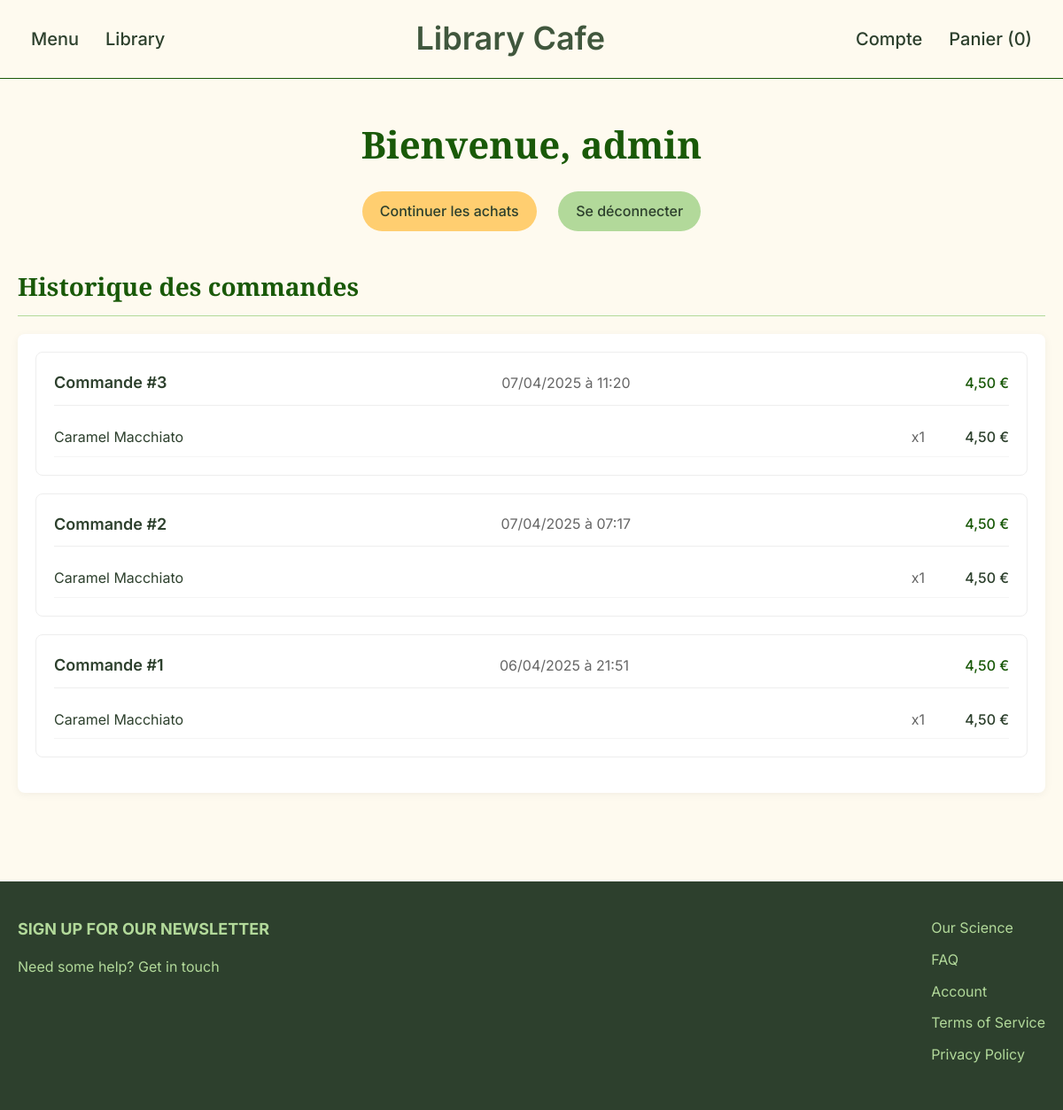
Page /profil.php (signed in) on the committed database.
### tables this page shows
CREATE TABLE `commandes` (
  `id` int(11) NOT NULL,
  `total` decimal(10,2) NOT NULL,
  `utilisateur_id` int(11) NOT NULL,
  `date_commande` timestamp NOT NULL DEFAULT current_timestamp()
);

CREATE TABLE `commande_item` (
  `id` int(11) NOT NULL,
  `commande_id` int(11) NOT NULL,
  `produit_id` int(11) NOT NULL,
  `quantite` int(11) NOT NULL,
  `prix` decimal(10,2) NOT NULL
);

CREATE TABLE `produits` (
  `id` int(11) NOT NULL,
  `nom` varchar(100) NOT NULL,
  `description` text DEFAULT NULL,
  `prix` decimal(5,2) NOT NULL,
  `stock` int(11) DEFAULT 100,
  `statut` varchar(50) DEFAULT 'Disponible',
  `image` varchar(255) DEFAULT NULL,
  `categorie_id` int(11) DEFAULT NULL,
  `categorie` varchar(50) DEFAULT NULL,
  `auteur` varchar(100) DEFAULT NULL,
  `annee` int(11) DEFAULT NULL,
  `type` varchar(20) DEFAULT 'Boisson',
  `fournisseur_id` int(11) DEFAULT NULL
);

### profil.php (the view, shortened to what this page needs)
<?php
require_once 'bdd.php';
$userName = $_SESSION['nom'];
$userId = $_SESSION['user_id'];
$stmt = $pdo->prepare("SELECT * FROM commandes WHERE utilisateur_id = ? ORDER BY date_commande DESC");
$stmt->execute([$userId]);
$commandes = $stmt->fetchAll();
?>
<!DOCTYPE html>
<html lang="fr">
<head>
</head>
<body>
    <header>
        <div class="header-container">
            <nav class="left-nav">
                <ul>
                    <li><a href="menu.php">Menu</a></li>
                    <li><a href="library.php">Library</a></li>
                </ul>
            </nav>
            <a href="Accueil.php" class="logo">Library Cafe</a>
            <nav class="right-nav">
                <ul>
                    <li><a href="profil.php">Compte</a></li>
                    <li><a href="panier.php">Panier (<?= isset($_SESSION['panier']) ? count($_SESSION['panier']) : 0 ?>)</a></li>
                </ul>
            </nav>
        </div>
    </header>
    <main>
        <div class="container">
            <div class="profile-header">
                <h2>Bienvenue, <?= htmlspecialchars($userName) ?></h2>
                <div class="profile-actions">
                    <a href="Accueil.php" class="btn">Continuer les achats</a>
                    <a href="logout.php" class="btn btn-secondary">Se déconnecter</a>
                </div>
            </div>
            <h3 class="section-title">Historique des commandes</h3>
            <div class="orders-container">
                <?php if ($commandes): ?>
                    <?php foreach ($commandes as $commande): ?>
                        <div class="order-card">
                            <div class="order-header">
                                <div class="order-id">Commande #<?= $commande['id'] ?></div>
                                <div class="order-date"><?= date('d/m/Y à H:i', strtotime($commande['date_commande'])) ?></div>
                                <div class="order-total"><?= number_format($commande['total'], 2, ',', ' ') ?> €</div>
                            </div>
                            <?php
                            $stmtItems = $pdo->prepare("
                                SELECT p.nom, ci.quantite, ci.prix
                                FROM commande_item ci
                                JOIN produits p ON ci.produit_id = p.id
                                WHERE ci.commande_id = ?
                            ");
                            $stmtItems->execute([$commande['id']]);
                            $items = $stmtItems->fetchAll();
                            ?>
                            <ul class="order-items">
                                <?php foreach ($items as $item): ?>
                                    <li class="order-item">
                                        <span class="item-name"><?= htmlspecialchars($item['nom']) ?></span>
                                        <span class="item-quantity">x<?= $item['quantite'] ?></span>
                                        <span class="item-price"><?= number_format($item['prix'], 2, ',', ' ') ?> €</span>
                                    </li>
                                <?php endforeach; ?>
                            </ul>
                        </div>
                    <?php endforeach; ?>
                <?php else: ?>
                    <div class="no-orders">
                        <p>Vous n'avez pas encore passé de commande.</p>
                    </div>
                <?php endif; ?>
            </div>
        </div>
    </main>
    <footer>
        <div class="footer-container">
            <div class="footer-links">
                <h3>SIGN UP FOR OUR NEWSLETTER</h3>
                <p>Need some help? Get in touch</p>
            </div>
            <div class="footer-links">
                <ul>
                    <li><a href="#">Our Science</a></li>
                    <li><a href="#">FAQ</a></li>
                    <li><a href="#">Account</a></li>
                    <li><a href="#">Terms of Service</a></li>
                    <li><a href="#">Privacy Policy</a></li>
                </ul>
            </div>
        </div>
    </footer>
</body>
</html>

### profil.php (style rules this page uses)
* { margin: 0; padding: 0; box-sizing: border-box; }
body { font-family: 'Inter', sans-serif; background-color: #FEFAEF; color: #2D402D; line-height: 1.6; }
.container { max-width: 1280px; margin: 0 auto; padding: 0 20px; }
header { background-color: #FEFAEF; border-bottom: 1px solid #195908; padding: 15px 0; }
.header-container { display: flex; justify-content: space-between; align-items: center; max-width: 1280px; margin: 0 auto; padding: 0 20px; }
.logo { font-family: 'Inter', sans-serif; font-size: 36px; font-weight: 600; color: #40573D; text-decoration: none; }
nav ul { display: flex; list-style: none; }
nav li { margin: 0 15px; }
nav a { color: #2D402D; text-decoration: none; font-weight: 500; font-size: 20px; }
main { padding: 40px 0; }
.profile-header { text-align: center; margin-bottom: 40px; }
h2 { font-family: 'Instrument Serif', serif; font-size: 42px; color: #195908; margin-bottom: 10px; }
.profile-actions { margin-top: 20px; }
.btn { display: inline-block; padding: 10px 20px; background-color: #FFCE70; color: #2D402D; text-decoration: none; border-radius: 50px; font-weight: 500; margin: 0 10px; }
.btn-secondary { background-color: #B2D99A; }
.section-title { font-family: 'Instrument Serif', serif; font-size: 28px; color: #195908; margin: 30px 0 20px; padding-bottom: 10px; border-bottom: 1px solid #B2D99A; }
.orders-container { background-color: white; padding: 20px; border-radius: 8px; box-shadow: 0 2px 10px rgba(0,0,0,0.05); }
.order-card { border: 1px solid #eee; border-radius: 8px; padding: 20px; margin-bottom: 20px; }
.order-header { display: flex; justify-content: space-between; align-items: center; padding-bottom: 10px; border-bottom: 1px solid #eee; margin-bottom: 15px; }
.order-id { font-weight: 600; font-size: 18px; }
.order-date { color: #666; }
.order-total { font-weight: 500; color: #195908; }
.order-items { list-style: none; }
.order-item { display: flex; justify-content: space-between; padding: 8px 0; border-bottom: 1px solid #f5f5f5; }
.item-name { flex-grow: 1; }
.item-quantity { margin: 0 15px; color: #666; }
.item-price { font-weight: 500; width: 80px; text-align: right; }
footer { background-color: #2D402D; color: #B2D99A; padding: 40px 0; margin-top: 60px; }
.footer-container { display: flex; justify-content: space-between; max-width: 1280px; margin: 0 auto; padding: 0 20px; }
.footer-links h3 { font-size: 18px; margin-bottom: 15px; }
.footer-links ul { list-style: none; }
.footer-links li { margin-bottom: 10px; }
.footer-links a { color: #B2D99A; text-decoration: none; }

### rows in the picture
commandes: id "3", date_commande "07/04/2025 à 11:20", total "4,50"
commande_item: produit.nom "Caramel Macchiato", quantite "1", prix "4,50"
commandes: id "2", date_commande "07/04/2025 à 07:17", total "4,50"
commandes: id "1", date_commande "06/04/2025 à 21:51", total "4,50"

### other values in the picture
$userName "admin"
